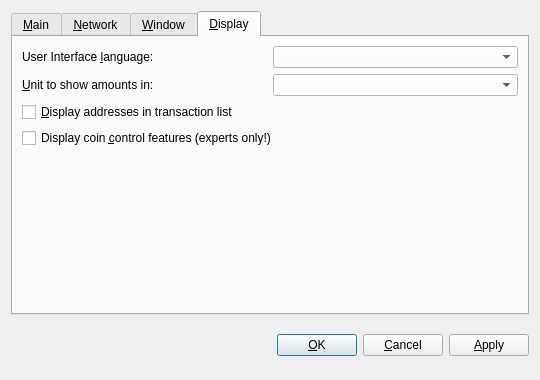
<?xml version="1.0" encoding="UTF-8"?>
<ui version="4.0">
 <class>OptionsDialog</class>
 <widget class="QDialog" name="OptionsDialog">
  <property name="geometry">
   <rect>
    <x>0</x>
    <y>0</y>
    <width>540</width>
    <height>380</height>
   </rect>
  </property>
  <property name="windowTitle">
   <string>Options</string>
  </property>
  <property name="styleSheet">
   <string notr="true"/>
  </property>
  <property name="modal">
   <bool>true</bool>
  </property>
  <layout class="QVBoxLayout" name="verticalLayout">
   <item>
    <widget class="QTabWidget" name="tabWidget">
     <property name="styleSheet">
      <string notr="true"/>
     </property>
     <property name="tabPosition">
      <enum>QTabWidget::North</enum>
     </property>
     <property name="currentIndex">
      <number>3</number>
     </property>
     <widget class="QWidget" name="tabMain">
      <attribute name="title">
       <string>&amp;Main</string>
      </attribute>
      <layout class="QVBoxLayout" name="verticalLayout_Main">
       <item>
        <widget class="QLabel" name="transactionFeeInfoLabel">
         <property name="text">
          <string>Optional transaction fee per kB that helps make sure your transactions are processed quickly. Most transactions are 1 kB. Fee 0.01 recommended.</string>
         </property>
         <property name="textFormat">
          <enum>Qt::PlainText</enum>
         </property>
         <property name="wordWrap">
          <bool>true</bool>
         </property>
        </widget>
       </item>
       <item>
        <layout class="QHBoxLayout" name="horizontalLayoutFee">
         <item>
          <widget class="QLabel" name="transactionFeeLabel">
           <property name="text">
            <string>Pay transaction &amp;fee</string>
           </property>
           <property name="textFormat">
            <enum>Qt::PlainText</enum>
           </property>
           <property name="buddy">
            <cstring>transactionFee</cstring>
           </property>
          </widget>
         </item>
         <item>
          <widget class="BitcoinAmountField" name="transactionFee"/>
         </item>
         <item>
          <spacer name="horizontalSpacerFee">
           <property name="orientation">
            <enum>Qt::Horizontal</enum>
           </property>
           <property name="sizeHint" stdset="0">
            <size>
             <width>40</width>
             <height>20</height>
            </size>
           </property>
          </spacer>
         </item>
        </layout>
       </item>
       <item>
        <widget class="QLabel" name="reserveBalanceInfoLabel">
         <property name="text">
          <string>Reserved amount does not participate in staking and is therefore spendable at any time.</string>
         </property>
         <property name="textFormat">
          <enum>Qt::PlainText</enum>
         </property>
         <property name="wordWrap">
          <bool>true</bool>
         </property>
        </widget>
       </item>
       <item>
        <layout class="QHBoxLayout" name="horizontalLayoutReserveBalance">
         <item>
          <widget class="QLabel" name="reserveBalanceLabel">
           <property name="text">
            <string>Reserve</string>
           </property>
           <property name="textFormat">
            <enum>Qt::PlainText</enum>
           </property>
           <property name="buddy">
            <cstring>reserveBalance</cstring>
           </property>
          </widget>
         </item>
         <item>
          <widget class="BitcoinAmountField" name="reserveBalance"/>
         </item>
         <item>
          <spacer name="horizontalSpacerReserveBalance">
           <property name="orientation">
            <enum>Qt::Horizontal</enum>
           </property>
           <property name="sizeHint" stdset="0">
            <size>
             <width>40</width>
             <height>20</height>
            </size>
           </property>
          </spacer>
         </item>
        </layout>
       </item>
       <item>
        <widget class="QCheckBox" name="bitcoinAtStartup">
         <property name="toolTip">
          <string>Automatically start rain after logging in to the system.</string>
         </property>
         <property name="text">
          <string>&amp;Start Condensation-Qt on system login</string>
         </property>
        </widget>
       </item>
       <item>
        <widget class="QCheckBox" name="detachDatabases">
         <property name="toolTip">
          <string>Detach block and address databases at shutdown. This means they can be moved to another data directory, but it slows down shutdown. The wallet is always detached.</string>
         </property>
         <property name="text">
          <string>&amp;Detach databases at shutdown</string>
         </property>
        </widget>
       </item>
       <item>
        <spacer name="verticalSpacer_Main">
         <property name="orientation">
          <enum>Qt::Vertical</enum>
         </property>
         <property name="sizeHint" stdset="0">
          <size>
           <width>20</width>
           <height>40</height>
          </size>
         </property>
        </spacer>
       </item>
      </layout>
     </widget>
     <widget class="QWidget" name="tabNetwork">
      <attribute name="title">
       <string>&amp;Network</string>
      </attribute>
      <layout class="QVBoxLayout" name="verticalLayout_Network">
       <item>
        <widget class="QCheckBox" name="mapPortUpnp">
         <property name="toolTip">
          <string>Automatically open the rain client port on the router. This only works when your router supports UPnP and it is enabled.</string>
         </property>
         <property name="text">
          <string>Map port using &amp;UPnP</string>
         </property>
        </widget>
       </item>
       <item>
        <widget class="QCheckBox" name="connectSocks">
         <property name="toolTip">
          <string>Connect to the rain network through a SOCKS proxy (e.g. when connecting through Tor).</string>
         </property>
         <property name="text">
          <string>&amp;Connect through SOCKS proxy:</string>
         </property>
        </widget>
       </item>
       <item>
        <layout class="QHBoxLayout" name="horizontalLayout_Network">
         <item>
          <widget class="QLabel" name="proxyIpLabel">
           <property name="text">
            <string>Proxy &amp;IP:</string>
           </property>
           <property name="textFormat">
            <enum>Qt::PlainText</enum>
           </property>
           <property name="buddy">
            <cstring>proxyIp</cstring>
           </property>
          </widget>
         </item>
         <item>
          <widget class="QValidatedLineEdit" name="proxyIp">
           <property name="maximumSize">
            <size>
             <width>140</width>
             <height>16777215</height>
            </size>
           </property>
           <property name="toolTip">
            <string>IP address of the proxy (e.g. 127.0.0.1)</string>
           </property>
           <property name="styleSheet">
            <string notr="true"/>
           </property>
          </widget>
         </item>
         <item>
          <widget class="QLabel" name="proxyPortLabel">
           <property name="text">
            <string>&amp;Port:</string>
           </property>
           <property name="textFormat">
            <enum>Qt::PlainText</enum>
           </property>
           <property name="buddy">
            <cstring>proxyPort</cstring>
           </property>
          </widget>
         </item>
         <item>
          <widget class="QLineEdit" name="proxyPort">
           <property name="maximumSize">
            <size>
             <width>55</width>
             <height>16777215</height>
            </size>
           </property>
           <property name="toolTip">
            <string>Port of the proxy (e.g. 9050)</string>
           </property>
           <property name="styleSheet">
            <string notr="true"/>
           </property>
          </widget>
         </item>
         <item>
          <widget class="QLabel" name="socksVersionLabel">
           <property name="text">
            <string>SOCKS &amp;Version:</string>
           </property>
           <property name="textFormat">
            <enum>Qt::PlainText</enum>
           </property>
           <property name="buddy">
            <cstring>socksVersion</cstring>
           </property>
          </widget>
         </item>
         <item>
          <widget class="QValueComboBox" name="socksVersion">
           <property name="toolTip">
            <string>SOCKS version of the proxy (e.g. 5)</string>
           </property>
          </widget>
         </item>
         <item>
          <spacer name="horizontalSpacer_Network">
           <property name="orientation">
            <enum>Qt::Horizontal</enum>
           </property>
           <property name="sizeHint" stdset="0">
            <size>
             <width>40</width>
             <height>20</height>
            </size>
           </property>
          </spacer>
         </item>
        </layout>
       </item>
       <item>
        <spacer name="verticalSpacer_Network">
         <property name="orientation">
          <enum>Qt::Vertical</enum>
         </property>
         <property name="sizeHint" stdset="0">
          <size>
           <width>20</width>
           <height>40</height>
          </size>
         </property>
        </spacer>
       </item>
      </layout>
     </widget>
     <widget class="QWidget" name="tabWindow">
      <attribute name="title">
       <string>&amp;Window</string>
      </attribute>
      <layout class="QVBoxLayout" name="verticalLayout_Window">
       <item>
        <widget class="QCheckBox" name="minimizeToTray">
         <property name="toolTip">
          <string>Show only a tray icon after minimizing the window.</string>
         </property>
         <property name="text">
          <string>&amp;Minimize to the tray instead of the taskbar</string>
         </property>
        </widget>
       </item>
       <item>
        <widget class="QCheckBox" name="minimizeOnClose">
         <property name="toolTip">
          <string>Minimize instead of exit the application when the window is closed. When this option is enabled, the application will be closed only after selecting Quit in the menu.</string>
         </property>
         <property name="text">
          <string>M&amp;inimize on close</string>
         </property>
        </widget>
       </item>
       <item>
        <spacer name="verticalSpacer_Window">
         <property name="orientation">
          <enum>Qt::Vertical</enum>
         </property>
         <property name="sizeHint" stdset="0">
          <size>
           <width>20</width>
           <height>40</height>
          </size>
         </property>
        </spacer>
       </item>
      </layout>
     </widget>
     <widget class="QWidget" name="tabDisplay">
      <attribute name="title">
       <string>&amp;Display</string>
      </attribute>
      <layout class="QVBoxLayout" name="verticalLayout_Display">
       <item>
        <layout class="QHBoxLayout" name="horizontalLayout_1_Display">
         <item>
          <widget class="QLabel" name="langLabel">
           <property name="text">
            <string>User Interface &amp;language:</string>
           </property>
           <property name="textFormat">
            <enum>Qt::PlainText</enum>
           </property>
           <property name="buddy">
            <cstring>lang</cstring>
           </property>
          </widget>
         </item>
         <item>
          <widget class="QValueComboBox" name="lang">
           <property name="toolTip">
            <string>The user interface language can be set here. This setting will take effect after restarting rain.</string>
           </property>
           <property name="styleSheet">
            <string notr="true">background-color: rgb(255, 255, 255);</string>
           </property>
          </widget>
         </item>
        </layout>
       </item>
       <item>
        <layout class="QHBoxLayout" name="horizontalLayout_2_Display">
         <item>
          <widget class="QLabel" name="unitLabel">
           <property name="text">
            <string>&amp;Unit to show amounts in:</string>
           </property>
           <property name="textFormat">
            <enum>Qt::PlainText</enum>
           </property>
           <property name="buddy">
            <cstring>unit</cstring>
           </property>
          </widget>
         </item>
         <item>
          <widget class="QValueComboBox" name="unit">
           <property name="toolTip">
            <string>Choose the default subdivision unit to show in the interface and when sending coins.</string>
           </property>
           <property name="styleSheet">
            <string notr="true">background-color: rgb(255, 255, 255);</string>
           </property>
          </widget>
         </item>
        </layout>
       </item>
       <item>
        <widget class="QCheckBox" name="displayAddresses">
         <property name="toolTip">
          <string>Whether to show rain addresses in the transaction list or not.</string>
         </property>
         <property name="text">
          <string>&amp;Display addresses in transaction list</string>
         </property>
        </widget>
       </item>
       <item>
        <widget class="QCheckBox" name="coinControlFeatures">
         <property name="toolTip">
          <string>Whether to show coin control features or not.</string>
         </property>
         <property name="text">
          <string>Display coin &amp;control features (experts only!)</string>
         </property>
        </widget>
       </item>
       <item>
        <spacer name="verticalSpacer_Display">
         <property name="orientation">
          <enum>Qt::Vertical</enum>
         </property>
         <property name="sizeHint" stdset="0">
          <size>
           <width>20</width>
           <height>40</height>
          </size>
         </property>
        </spacer>
       </item>
      </layout>
     </widget>
    </widget>
   </item>
   <item>
    <layout class="QHBoxLayout" name="horizontalLayout_Buttons">
     <item>
      <spacer name="horizontalSpacer_1">
       <property name="orientation">
        <enum>Qt::Horizontal</enum>
       </property>
       <property name="sizeHint" stdset="0">
        <size>
         <width>40</width>
         <height>48</height>
        </size>
       </property>
      </spacer>
     </item>
     <item>
      <widget class="QLabel" name="statusLabel">
       <property name="font">
        <font>
         <weight>75</weight>
         <bold>true</bold>
        </font>
       </property>
       <property name="text">
        <string/>
       </property>
       <property name="textFormat">
        <enum>Qt::PlainText</enum>
       </property>
       <property name="wordWrap">
        <bool>true</bool>
       </property>
      </widget>
     </item>
     <item>
      <spacer name="horizontalSpacer_2">
       <property name="orientation">
        <enum>Qt::Horizontal</enum>
       </property>
       <property name="sizeHint" stdset="0">
        <size>
         <width>40</width>
         <height>48</height>
        </size>
       </property>
      </spacer>
     </item>
     <item>
      <widget class="QPushButton" name="okButton">
       <property name="autoFillBackground">
        <bool>false</bool>
       </property>
       <property name="styleSheet">
        <string notr="true"/>
       </property>
       <property name="text">
        <string>&amp;OK</string>
       </property>
      </widget>
     </item>
     <item>
      <widget class="QPushButton" name="cancelButton">
       <property name="styleSheet">
        <string notr="true"/>
       </property>
       <property name="text">
        <string>&amp;Cancel</string>
       </property>
       <property name="autoDefault">
        <bool>false</bool>
       </property>
      </widget>
     </item>
     <item>
      <widget class="QPushButton" name="applyButton">
       <property name="styleSheet">
        <string notr="true"/>
       </property>
       <property name="text">
        <string>&amp;Apply</string>
       </property>
       <property name="autoDefault">
        <bool>false</bool>
       </property>
      </widget>
     </item>
    </layout>
   </item>
  </layout>
 </widget>
 <customwidgets>
  <customwidget>
   <class>BitcoinAmountField</class>
   <extends>QLineEdit</extends>
   <header>bitcoinamountfield.h</header>
   <container>1</container>
  </customwidget>
  <customwidget>
   <class>QValidatedLineEdit</class>
   <extends>QLineEdit</extends>
   <header>qvalidatedlineedit.h</header>
  </customwidget>
  <customwidget>
   <class>QValueComboBox</class>
   <extends>QComboBox</extends>
   <header>qvaluecombobox.h</header>
  </customwidget>
 </customwidgets>
 <resources/>
 <connections/>
</ui>
